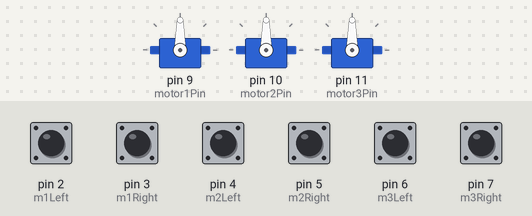
Bench run of a sketch on a simulated Arduino Uno, built with avr-gcc and run on an emulated ATmega328P. Parts: 3 × servo. The test bench sets the inputs (shaded band); at power-on: pin 2 (m1Left), pin 3 (m1Right), pin 4 (m2Left), pin 5 (m2Right), pin 6 (m3Left), pin 7 (m3Right) HIGH.

Above: at 1.2 s.
1.3 s: pin 2 (m1Left) pulled LOW for 1 s
At 1.8 s:
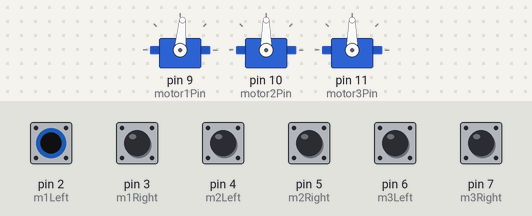
3.9 s: pin 3 (m1Right) pulled LOW for 0.15 s
At 4.05 s:
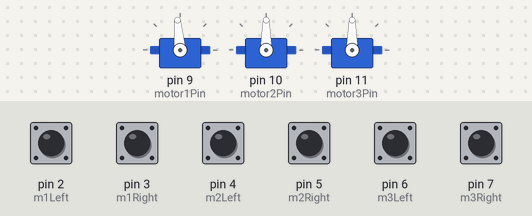
5.7 s: pin 4 (m2Left) pulled LOW for 0.15 s
At 5.86 s:
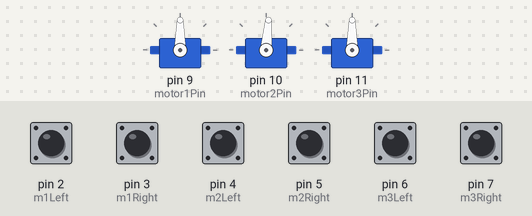
7.5 s: pin 5 (m2Right) pulled LOW for 0.15 s
At 7.65 s:
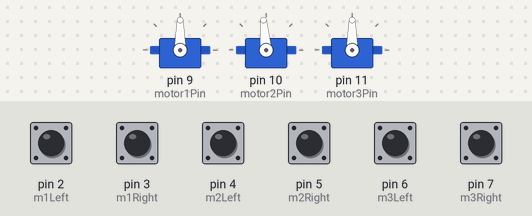
9.3 s: pin 6 (m3Left) pulled LOW for 0.15 s
At 9.46 s:
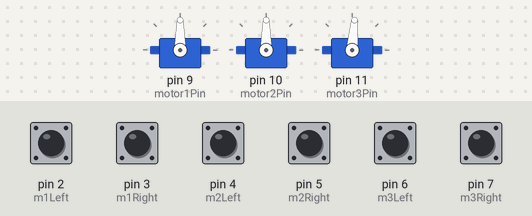
11.1 s: pin 7 (m3Right) pulled LOW for 0.15 s
At 11.25 s:
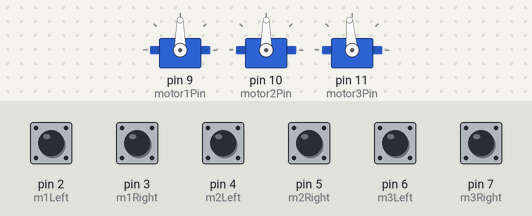
Timing chart, 0 to 13.9 s (numbered marks = the images above; inputs shaded):
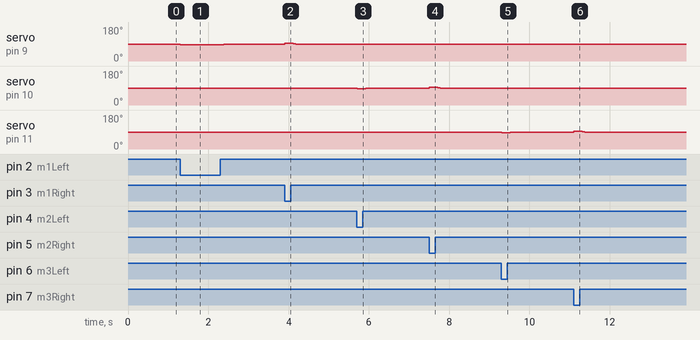

The sketch:

Davinki.ino
```cpp
#include <Servo.h>

Servo motor1;
Servo motor2;
Servo motor3;

// Motor pins
const int motor1Pin = 9;
const int motor2Pin = 10;
const int motor3Pin = 11;

// Buttons
const int m1Left  = 2;
const int m1Right = 3;

const int m2Left  = 4;
const int m2Right = 5;

const int m3Left  = 6;
const int m3Right = 7;

// Speed
const int FAST = 85;
const int SLOW = 95;
const int STOP = 90;

// Current servo speeds
int motor1Speed = STOP;
int motor2Speed = STOP;
int motor3Speed = STOP;

void setup() {

  motor1.attach(motor1Pin);
  motor2.attach(motor2Pin);
  motor3.attach(motor3Pin);

  pinMode(m1Left, INPUT_PULLUP);
  pinMode(m1Right, INPUT_PULLUP);

  pinMode(m2Left, INPUT_PULLUP);
  pinMode(m2Right, INPUT_PULLUP);

  pinMode(m3Left, INPUT_PULLUP);
  pinMode(m3Right, INPUT_PULLUP);

  motor1.write(STOP);
  motor2.write(STOP);
  motor3.write(STOP);
}

void loop() {

  // MOTOR 1

  if (digitalRead(m1Left) == LOW) {
    motor1Speed = FAST;
  }
  else if (digitalRead(m1Right) == LOW) {
    motor1Speed = SLOW;
  }
  else {
    // Gradually return to stop
    if (motor1Speed < STOP) motor1Speed++;
    if (motor1Speed > STOP) motor1Speed--;
  }

  motor1.write(motor1Speed);


  // MOTOR 2

  if (digitalRead(m2Left) == LOW) {
    motor2Speed = FAST;
  }
  else if (digitalRead(m2Right) == LOW) {
    motor2Speed = SLOW;
  }
  else {
    if (motor2Speed < STOP) motor2Speed++;
    if (motor2Speed > STOP) motor2Speed--;
  }

  motor2.write(motor2Speed);


  // MOTOR 3

  if (digitalRead(m3Left) == LOW) {
    motor3Speed = FAST;
  }
  else if (digitalRead(m3Right) == LOW) {
    motor3Speed = SLOW;
  }
  else {
    if (motor3Speed < STOP) motor3Speed++;
    if (motor3Speed > STOP) motor3Speed--;
  }

  motor3.write(motor3Speed);

  delay(30);
}
```

Measured:
- after the input at 1.3 s, servo on pin 9 (motor1Pin): 90° → 85° at once, → 90° 1.0 s later
- after the input at 3.9 s, servo on pin 9 (motor1Pin): 90° → 95° at once, → 90° 0.15 s later
- after the input at 5.7 s, servo on pin 10 (motor2Pin): 90° → 85° at once, → 90° 0.15 s later
- after the input at 7.5 s, servo on pin 10 (motor2Pin): 90° → 95° at once, → 90° 0.15 s later
- after the input at 9.3 s, servo on pin 11 (motor3Pin): 90° → 85° at once, → 90° 0.15 s later
- after the input at 11.1 s, servo on pin 11 (motor3Pin): 90° → 95° at once, → 90° 0.15 s later
